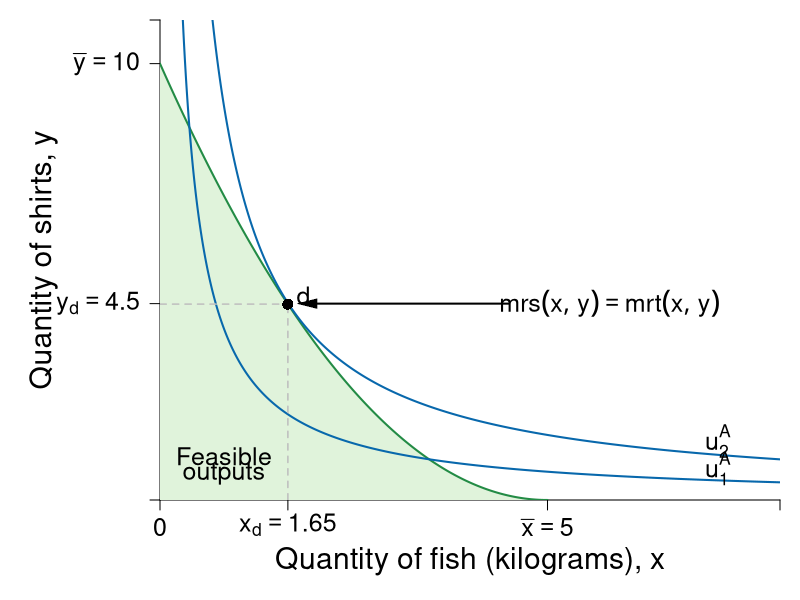

Reproduce this figure in R.
#Graph Designer: Simon Halliday
#Authors: Bowles, Foley and Halliday
#Title: Coordination, Conflict and Competition: A Text in Microeconomics

require(shape)
pdf(file = "specprodexch/ppf_eos_indiff_initial.pdf", width = 9, height = 9)

#Set parameters for graphics
pointsize <- 1.8
axislabelsize <- 1.8
labelsize <- 1.5
namesize <- 1.8
annotatesize <- 1.5
graphlinewidth <- 2
segmentlinewidth <- 1.5

COL <- c("#7fc97f", "#beaed4", "#fdc086", "#ffff99", "#386cb0", "#f0027f", "#bf5b17", "#666666")
COLA <- c("#e0f3db", "#99d8c9","#66c2a4","#41ae76", "#238b45", "#005824")
COLB <- c("#4eb3d3", "#2b8cbe", "#0868ac","#084081")

#Edited the margins to cater for the larger LHS labels
par(mar =  c(5, 8, 1, 1))

#Change this to make it log of l 

# ppf <- function(l, k = 0.5) {
#   k * (1/l)
# }

ppf <- function(fish, k = 10/25, alpha = 2, maxfish = 5) {
  k * (fish - maxfish)^alpha 
}
# 
# fishProd <- function(l, k = 0.5){
#   (-k)*l
# }
# 
# feasibleLabor <- function(l, time = 10){
#   -time - l
# }
# 
# manufactureProd <- function(l, k = 0.1, alpha = 2){
#   k * (-l)^alpha
# }

uFn <- function(x, y, alpha = 0.5){
  (x^alpha)*(y^(1-alpha))
}

budgetExchange <- function(x, yintercept = 12, slope = 1){
  yintercept - slope * x
}

xlims <- c(0, 8)
ylims <- c(0, 11)

npts <- 501 
x <- seq(xlims[1], xlims[2], length.out = npts)
y <- seq(ylims[1], ylims[2], length.out = npts) 
a <- c(1.8, 2.73)

plot(0, 0, xlim = xlims, ylim = ylims, type = "n",
     xlab = expression(paste("")),
     ylab = expression(paste("")), 
     xaxt = "n", 
     yaxt = "n", 
     cex.lab = axislabelsize, 
     bty = "n", 
     xaxs="i", 
     yaxs="i"
)

# ticksy <- seq(from = 0, to = ylims[2], by = 1)
# ylabels <- seq(from = 0, to = ylims[2], by = 1)
# ticksx <- seq(from = 0, to = xlims[2], by = 1)
# xlabels <- seq(from = 0, to = xlims[2], by = 1)
ticksy <- c(ylims[1], 4.5, 10, ylims[2])
ylabels <- c(NA, expression(paste(y[d]) == 4.5), expression(paste(bar(y)==10)), NA)
ticksx <- c(xlims[1], 1.65,  5, xlims[2])
xlabels <- c(0, expression(paste(x[d]) == 1.65),  expression(paste(bar(x)==5)), NA)


axis(1, at = ticksx, pos = 0, labels = xlabels, cex.axis = labelsize)
axis(2, at = ticksy, pos = 0, labels = ylabels, las = 1, cex.axis = labelsize)

npts <- 500 
xx1 <- seq(0, 5, length.out = npts)
xx2 <- seq(0, xlims[2], length.out = npts)
xx3 <- seq(xlims[1], 0, length.out = npts)
xx4 <- seq(-11, 0, length.out = npts)

#Draw the polygon for shading the feasible set
xpoly1 <- seq(from = 0, to = 5, length.out = 500)
ypoly1 <- ppf(xpoly1, k = 10/25, alpha = 2, maxfish = 5)
polygon(x = c(xpoly1, rev(xpoly1[1])), y = c(ypoly1, rev(ypoly1)[1]), col=COLA[1], density=NULL, border = NA)

#Draw the graphs
lines(xx1, ppf(xx1, k = 10/25, alpha = 2, maxfish = 5), col = COLA[5], lwd = graphlinewidth)
#lines(xx2, budgetExchange(xx2,  yintercept = 10, slope = 1.5), col = COL[3], lwd = graphlinewidth)
#lines(xx3, feasibleLabor(xx3, time = 10), col = COL[3], lwd = graphlinewidth)
#lines(xx4, manufactureProd(xx4, k = 0.1, alpha = 2), col = COLB[4], lwd = graphlinewidth)

#Label axes
mtext(expression(paste("Quantity of fish (kilograms), ", x)), side = 1, line = 3, cex = axislabelsize)
text(-1.5, 0.5*ylims[2], expression(paste("Quantity of shirts, ", y)), xpd = TRUE, cex = axislabelsize, srt = 90) 


contour(x, y, 
        outer(x, y, uFn),
        drawlabels = FALSE,
        col = COLB[3],
        lwd = graphlinewidth,
        levels = a, 
        xaxs="i", 
        yaxs="i", 
        add = TRUE)

#Label the indifference curves
text(7.2, 0.72, expression(u[1]^A), cex = labelsize)
text(7.2, 1.35, expression(u[2]^A), cex = labelsize)
#text(7.2, 2.6, expression(u[3]^A), cex = labelsize)

#Label point d
text(1.65 + 0.2, ppf(fish = 1.65) +.2, expression(d), cex = labelsize)
segments(1.65, 0, 1.65, ppf(fish = 1.65), lty = 2, col = "gray", lwd = segmentlinewidth)
segments(0, ppf(fish = 1.65), 1.65, ppf(fish = 1.65, k = 10/25, alpha = 2, maxfish = 5), lty = 2, col = "gray", lwd = segmentlinewidth)
points(1.65, ppf(fish = 1.65), pch = 16, col = "black", cex = 1.5)

#Label point e
# text(3.4 + 0.2, budgetExchange(3.4,  yintercept = 10, slope = 1.5) +.2, expression(e), cex = labelsize)
# segments(3.4, 0, 3.4, budgetExchange(3.4,  yintercept = 10, slope = 1.5), lty = 2, col = "gray", lwd = segmentlinewidth)
# segments(0, budgetExchange(3.4,  yintercept = 10, slope = 1.5), 3.4, budgetExchange(3.4,  yintercept = 10, slope = 1.5), lty = 2, col = "gray", lwd = segmentlinewidth)
# points(3.4, budgetExchange(3.4,  yintercept = 10, slope = 1.5), pch = 16, col = "black", cex = 1.5)

#Label point s
# text(0.2, 10.2, expression(s), cex = labelsize)
# points(0.02, 10, pch = 16, col = "black", cex = 1.5)

#Label the feasible frontier
# text(4.5, 7.8, expression("Feasible Frontier"), cex = labelsize)
# text(4.5, 7.4, expression("(production possibilities frontier)"), cex = labelsize)
# Arrows(3.2, 7.8, 0.75, 7.8, col = "black", lty = 1, lwd = 2, arr.type = "triangle", arr.lwd = 0.5)


#Label the exchange constraint
# text(4.6, 8.5, expression("Feasible frontier when"), cex = labelsize)
# text(4.6, 8.1, expression("specializing in shirts"), cex = labelsize)
# Arrows(3.2, 8.3, 1.3, 8.3, col = "black", lty = 1, lwd = 2, arr.type = "triangle", arr.lwd = 0.5)

#Label mrt = mrs
text(5.8, 4.5, expression(paste(mrs(x,y) == mrt(x,y))), cex = labelsize)
Arrows(4.5, 4.5, 1.9, 4.5, col = "black", lty = 1, lwd = 2, arr.type = "triangle", arr.lwd = 0.5)

text(0.825, 1, expression("Feasible"), cex = labelsize)
text(0.825, 0.6, expression("outputs"), cex = labelsize)

dev.off()
